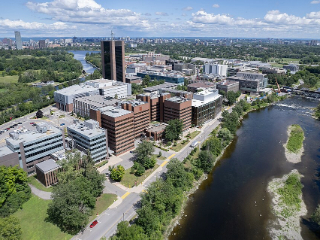
%> input picture images/campus.jpg, 320 x 240 px
$ octave --eval "main_5g_nr_modem_dual;"   (GNU Octave 9; MATLAB toolbox functions it lacks are replaced by stand-ins)
%> lines starting %> are read from the running program, lines starting %| are printed output that depends on the picture
function main_5g_nr_modem_dual

    clear; clc; close all;

    %% ----------------- USER PARAMETERS -----------------
    imgFile      = fullfile('images','campus.jpg');   % adjust name if needed
    bitsPerFrame = 2048;              % TB length (information bits)
    snrRange_dB  = 0:4:24;            % SNR points
    modSchemes   = [4 16 64];         % QPSK, 16QAM, 64QAM
    codeRates    = [1/2 3/4];         % punctured repetition-based FEC
    Nfft         = 64;                % OFDM size
    cpLen        = 16;                % CP length
    dopplerHz    = 5;                 % placeholder (not explicitly simulated)
    harqMaxTx    = 3;                 % HARQ attempts
    numPasses    = 2;                 % repeat image per SNR for stability

    % Rayleigh realism knob:
    % false = per-OFDM-symbol flat fading (more realistic, more different from AWGN)
    % true  = block fading for entire waveform
    rayleighBlockFading = false;

    rng(1);                           % reproducible

    %% ----------------- PREPARE IMAGE & BITS -----------------
    [img, imgBits] = img_to_bits(imgFile);
    [txBlocks, numBlocks] = segment_bits(imgBits, bitsPerFrame);
    fprintf('Image bits: %d, blocks: %d\n', numel(imgBits), numBlocks);

    %% ----------------- RUN BOTH CHANNELS -----------------
    chanList = {'awgn','rayleigh', 'rician'};
    results = struct();

    for ci = 1:numel(chanList)
        chanType = chanList{ci};
        fprintf('\n\n=============================\n');
        fprintf(' Running channel: %s\n', upper(chanType));
        fprintf('=============================\n');

        [resF, resA] = sim_fixed_and_adaptive( ...
            txBlocks, img, bitsPerFrame, snrRange_dB, ...
            Nfft, cpLen, chanType, dopplerHz, ...
            modSchemes, codeRates, harqMaxTx, numPasses, rayleighBlockFading);
% [15 lines not run here, left out]
function [resultsFixed, resultsAdaptive] = sim_fixed_and_adaptive( ...
    txBlocks, img, bitsPerFrame, snrRange_dB, ...
    Nfft, cpLen, chanType, dopplerHz, ...
    modSchemes, codeRates, harqMaxTx, numPasses, rayleighBlockFading)

    numBlocks = size(txBlocks,2);

    % Keep compatible with your LLR scaling:
    noiseVarFromSNR = @(snr_dB, txSig) mean(abs(txSig).^2) * 10.^(-snr_dB/10);

    ofdmSymLen = Nfft + cpLen;

    cfg.targetBLER  = 0.10;
    cfg.Mlist       = modSchemes;
    cfg.Rlist       = codeRates;

    combos = all_mcs_combos(cfg.Mlist, cfg.Rlist);
    nComb  = size(combos,1);
    stats.tx  = zeros(nComb,length(snrRange_dB));
    stats.err = zeros(nComb,length(snrRange_dB));

    %% ---------- FIXED-SCHEME RESULTS ----------
    resultsFixed = struct([]);
    for m = 1:length(modSchemes)
        M     = modSchemes(m);
        rate  = 1/2;
        label = sprintf('Fixed-%dQAM-R12', M);

        ber      = zeros(size(snrRange_dB));
        psnrVals = zeros(size(snrRange_dB));
        thr      = zeros(size(snrRange_dB));

        fprintf('\n=== %s (%s) ===\n', label, upper(chanType));

        for si = 1:length(snrRange_dB)
            snr_dB = snrRange_dB(si);

            bitErrs = 0; bitTotal = 0;
            txBitsAll = []; rxBitsAll = [];

            tbSucc = 0;
            totalSubcUses = 0;
            psnrAccum = 0;

            for pass = 1:numPasses
                for b = 1:numBlocks
                    bits = txBlocks(:,b);

                    txCount = 0;
                    success = false;
                    bitsDec = zeros(size(bits));
                    llrAccum = [];

                    while ~success && txCount < harqMaxTx
                        txCount = txCount + 1;

                        bitsEnc = fec_encode(bits, rate);
                        sym     = qam_mod_bits(bitsEnc, M);

                        numOfdm = ceil(length(sym) / Nfft);


                        txSig   = ofdm_modulate(sym, Nfft, cpLen);
                        totalSubcUses = totalSubcUses + length(txSig);

                        [rxSig, hSeq] = apply_channel(txSig, snr_dB, chanType, dopplerHz, ...
                                                      ofdmSymLen, rayleighBlockFading);

                        rxSym = ofdm_demodulate(rxSig, Nfft, cpLen);

                        [rxSymEq, noiseVarEffVec] = equalize_and_noisevar(rxSym, hSeq, ...
                                                      noiseVarFromSNR(snr_dB, txSig), Nfft);

                        llr = qam_demod_llr(rxSymEq, M, noiseVarEffVec);

                        % HARQ Chase combining (LLR accumulation)
                        if isempty(llrAccum)
                            llrAccum = llr;
                        else
                            L = min(numel(llrAccum), numel(llr));

                            % -------- FINAL ROBUST FIX --------
                            scale = noiseVarEffVec;

                            if isscalar(scale)
                                scaleVec = repmat(scale, L, 1);
                            else
                                lenScale = numel(scale);

                                if lenScale >= L
                                    scaleVec = scale(1:L);
                                else
                                    scaleVec = [scale(:); repmat(scale(end), L - lenScale, 1)];
                                end
                            end

                            llrAccum(1:L) = llrAccum(1:L) + llr(1:L) ./ max(1e-9, abs(scaleVec));
                        end

                        bitsDec  = fec_decode(llrAccum, rate);
                        if numel(bitsDec) < numel(bits)
                            bitsDec = [bitsDec; zeros(numel(bits)-numel(bitsDec),1)];
                        else
                            bitsDec = bitsDec(1:numel(bits));
                        end

                        errRate = sum(bits ~= bitsDec) / numel(bits);
                        success = (errRate < 0.1);  % allow small errors
                    end

                    % Update BLER once per TB after HARQ
                    mcsIdx = find(ismember(combos, [M rate], 'rows'));
                    stats.tx(mcsIdx, si)  = stats.tx(mcsIdx, si) + 1;
                    stats.err(mcsIdx, si) = stats.err(mcsIdx, si) + (~success);

                    txBitsAll = [txBitsAll; bits];

                    if success
                        rxBitsAll = [rxBitsAll; bitsDec];
                    else
                        % -------- FIX: avoid catastrophic PSNR drop --------
                        % Option 1 (recommended): use previous successful block
                        if ~isempty(rxBitsAll)
                            prev = rxBitsAll(end-numel(bits)+1:end);
                            rxBitsAll = [rxBitsAll; prev];
                        else
                            rxBitsAll = [rxBitsAll; zeros(size(bits))];
                        end
                    end

                    bitErrs  = bitErrs + sum(bits~=bitsDec);
                    bitTotal = bitTotal + numel(bits);

                    if success
                        tbSucc = tbSucc + 1;
                    end
                end
                numImgBits = numel(img(:)) * 8;
                rxBitsAllPass = rxBitsAll(1:numImgBits);

                imgRec = bits_to_img(rxBitsAllPass, img);
                psnrAccum = psnrAccum + psnr_calc(img, imgRec);
            end

            ber(si)      = bitErrs/bitTotal;

            numImgBits = numel(img(:)) * 8;
            rxBitsAll  = rxBitsAll(1:numImgBits);
            % imgRec       = bits_to_img(rxBitsAll, img);
            % psnrVals(si) = psnr_calc(img, imgRec);
            psnrVals(si) = psnrAccum / numPasses;
            thr(si) = (bitTotal - bitErrs) / max(1, totalSubcUses);

            fprintf('%s: SNR=%2d dB, BER=%.3e, PSNR=%.2f, Thr=%.3f\n',...
                label, snr_dB, ber(si), psnrVals(si), thr(si));
        end

        resultsFixed(m).label = label;
        resultsFixed(m).ber   = ber;
        resultsFixed(m).psnr  = psnrVals;
        resultsFixed(m).thr   = thr;
        resultsFixed(m).M     = M;
        resultsFixed(m).R     = rate;
    end

    %% ---------- ADAPTIVE MODEM ----------
    fprintf('\n=== Adaptive Modem (%s) ===\n', upper(chanType));


    berA  = zeros(size(snrRange_dB));
    psnrA = zeros(size(snrRange_dB));
    thrA  = zeros(size(snrRange_dB));

    for si = 1:length(snrRange_dB)
        snr_dB = snrRange_dB(si);

        bitErrs = 0; bitTotal = 0;
        txBitsAll = []; rxBitsAll = [];

        tbSucc = 0;
        totalSubcUses = 0;
        psnrAccum = 0;

        for pass = 1:numPasses
            for b = 1:numBlocks
                bits = txBlocks(:,b);

                [M, rate, mcsIdx] = choose_mcs_blertarget(combos, stats, cfg.targetBLER, si);

                txCount = 0;
                success = false;
                bitsDec = zeros(size(bits));
                llrAccum = [];

                while ~success && txCount < harqMaxTx
                    txCount = txCount + 1;

                    bitsEnc = fec_encode(bits, rate);
                    sym     = qam_mod_bits(bitsEnc, M);

                    numOfdm = ceil(length(sym) / Nfft);
                    totalSubcUses = totalSubcUses + numOfdm * Nfft;

                    txSig   = ofdm_modulate(sym, Nfft, cpLen);

                    [rxSig, hSeq] = apply_channel(txSig, snr_dB, chanType, dopplerHz, ...
                                                  ofdmSymLen, rayleighBlockFading);

                    rxSym = ofdm_demodulate(rxSig, Nfft, cpLen);

                    [rxSymEq, noiseVarEffVec] = equalize_and_noisevar(rxSym, hSeq, ...
                                                                      noiseVarFromSNR(snr_dB, txSig), Nfft);

                    llr = qam_demod_llr(rxSymEq, M, noiseVarEffVec);

                    if isempty(llrAccum)
                        llrAccum = llr;
                    else
                        L = min(numel(llrAccum), numel(llr));

                        % -------- FINAL ROBUST FIX --------
                        scale = noiseVarEffVec;

                        if isscalar(scale)
                            scaleVec = repmat(scale, L, 1);
                        else
                            lenScale = numel(scale);

                            if lenScale >= L
                                scaleVec = scale(1:L);
                            else
                                scaleVec = [scale(:); repmat(scale(end), L - lenScale, 1)];
                            end
                        end

                        llrAccum(1:L) = llrAccum(1:L) + llr(1:L) ./ max(1e-9, abs(scaleVec));
                    end

                    bitsDec  = fec_decode(llrAccum, rate);
                    if numel(bitsDec) < numel(bits)
                        bitsDec = [bitsDec; zeros(numel(bits)-numel(bitsDec),1)];
                    else
                        bitsDec = bitsDec(1:numel(bits));
                    end

                    errRate = sum(bits ~= bitsDec) / numel(bits);
                    success = (errRate < 0.1);  % allow small errors
                end

                txBitsAll = [txBitsAll; bits];

                if success
                    rxBitsAll = [rxBitsAll; bitsDec];
                else
                    % -------- FIX: avoid catastrophic PSNR drop --------
                    % Option 1 (recommended): use previous successful block
                    if ~isempty(rxBitsAll)
                        prev = rxBitsAll(end-numel(bits)+1:end);
                        rxBitsAll = [rxBitsAll; prev];
                    else
                        rxBitsAll = [rxBitsAll; zeros(size(bits))];
                    end
                end

                bitErrs  = bitErrs + sum(bits~=bitsDec);
                bitTotal = bitTotal + numel(bits);

                if success
                    tbSucc = tbSucc + 1;
                end
                stats.tx(mcsIdx, si)  = stats.tx(mcsIdx, si) + 1;
                stats.err(mcsIdx, si) = stats.err(mcsIdx, si) + (~success);

            end
            numImgBits = numel(img(:)) * 8;
            rxBitsAllPass = rxBitsAll(1:numImgBits);

            imgRec = bits_to_img(rxBitsAllPass, img);
            psnrAccum = psnrAccum + psnr_calc(img, imgRec);
        end

        berA(si)  = bitErrs/bitTotal;
        imgRec    = bits_to_img(rxBitsAll, img);
        %psnrA(si) = psnr_calc(img, imgRec);
        psnrA(si) = psnrAccum / numPasses;
        thrA(si)  = (bitsPerFrame * tbSucc) / max(1, totalSubcUses);

        fprintf('Adaptive: SNR=%2d dB, BER=%.3e, PSNR=%.2f, Thr=%.3f\n',...
            snr_dB, berA(si), psnrA(si), thrA(si));
    end

    resultsAdaptive.label = 'Adaptive';
    resultsAdaptive.ber   = berA;
    resultsAdaptive.psnr  = psnrA;
    resultsAdaptive.thr   = thrA;
end

%% =======================================================================
%%                 EQUALIZATION + EFFECTIVE NOISE VAR
%% =======================================================================
% [27 lines left out: function equalize_and_noisevar, not called in this run]

%% =======================================================================
%%                 ADAPTIVE MCS SELECTION (BLER-TARGET)
%% =======================================================================
function combos = all_mcs_combos(Mlist, Rlist)
    combos = zeros(numel(Mlist)*numel(Rlist), 2);
    idx = 1;
    for i = 1:numel(Mlist)
        for j = 1:numel(Rlist)
            combos(idx,:) = [Mlist(i) Rlist(j)];
            idx = idx + 1;
        end
    end
    se = log2(combos(:,1)) .* combos(:,2);
    [~, ord] = sort(se, 'ascend');
    combos = combos(ord,:);
end

% [16 lines left out: function choose_mcs_blertarget, not called in this run]

%% =======================================================================
%%                              HELPERS
%% =======================================================================
function [img, bits] = img_to_bits(filename)
%> called with filename = 'images/campus.jpg'
    img = imread(filename);
%> img is the input picture: size 240x320x3 uint8; mean R, G, B 113.8, 122.3, 120.2
    if size(img,3) == 3
        img = rgb2gray(img);
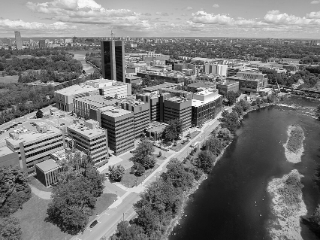
%> img: size 240x320 uint8; min 1, max 254, mean 119.5
    end
    imgVec = img(:);
    bits   = de2bi(imgVec, 8, 'left-msb').';
    bits   = bits(:);
end

% [6 lines left out: function bits_to_img, not called in this run]

function [blocks, numBlocks] = segment_bits(bits, bitsPerFrame)
%> called with bitsPerFrame = 2048
    bits = bits(:);
    numBlocks = ceil(numel(bits)/bitsPerFrame);
%> numBlocks = 300
    padded    = [bits; zeros(numBlocks*bitsPerFrame - numel(bits),1)];
    blocks    = reshape(padded, bitsPerFrame, numBlocks);
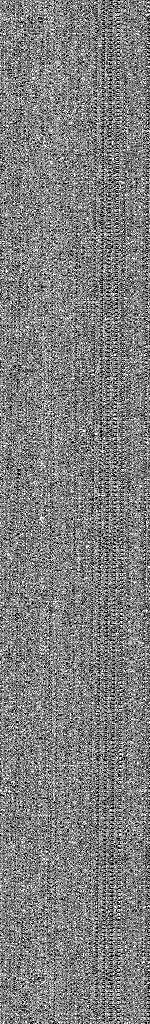
%> blocks: size 2048x300 uint8 (shown at 1/2 size); values 0 (black) and 1 (white), 49.5% white in thin lines or dots
end

% [19 lines left out: functions ofdm_modulate, ofdm_demodulate, not called in this run]

% ------------------- CHANNEL (AWGN unchanged, Rayleigh realistic) -------------------
% [197 lines left out: functions apply_channel, fec_encode, fec_decode, qam_mod_bits, qam_demod_llr, logsumexp and 1 more, not called in this run]

%% =======================================================================
%%                           PLOTTING (PER CHANNEL)
%% =======================================================================
% [37 lines left out: function plot_results_5g_channel, not called in this run]
%| Image bits: 614400, blocks: 300
%> (the run ends here)
